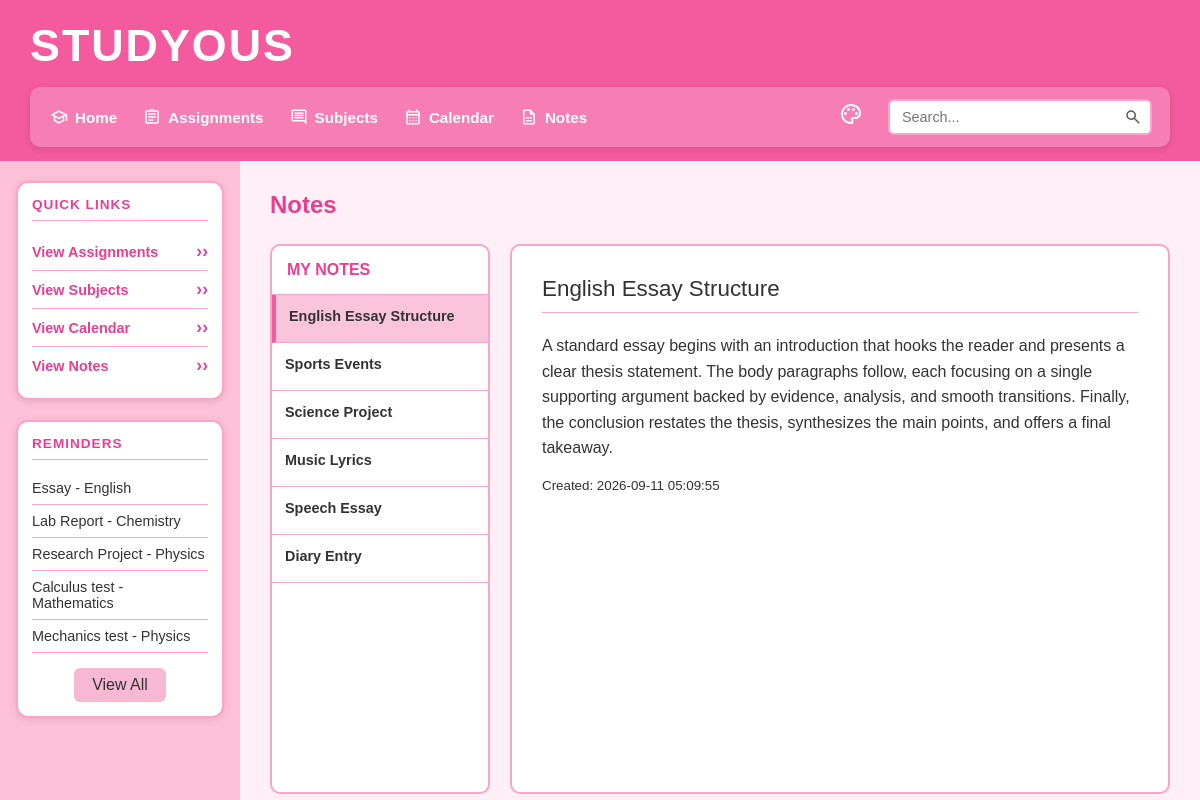
The app's page /notes with its own data.
### tables this page shows
CREATE TABLE assignments (id INTEGER PRIMARY KEY AUTOINCREMENT, subject_id INTEGER REFERENCES subjects (id) NOT NULL, user_id INTEGER REFERENCES users (id) NOT NULL, assignment_name TEXT NOT NULL, due_date TEXT (19) NOT NULL, priority TEXT NOT NULL CHECK ((priority IN ('Low', 'Medium', 'High'))), status TEXT (25) DEFAULT ('Not Started'), notes TEXT, created_at TEXT (19));

CREATE TABLE subjects (id INTEGER PRIMARY KEY AUTOINCREMENT, subject_name TEXT NOT NULL UNIQUE, teacher_name TEXT NOT NULL, room TEXT, credits INTEGER CHECK ((credits > 0)));

CREATE TABLE notes (id INTEGER PRIMARY KEY AUTOINCREMENT, title TEXT NOT NULL, note TEXT, created_at TEXT DEFAULT ((datetime('now', 'localtime'))));

### main.py (the view)
@app.route("/notes")
@app.route("/notes/<int:note_id>")
def notes(note_id=None):
    con = create_connection(DATABASE)
    cur = con.cursor()
    cur.execute("""
        SELECT id, title, note, created_at
        FROM notes
        ORDER BY created_at DESC
    """)
    notes_list = cur.fetchall()
    selected_note = None
    if note_id is not None:
        cur.execute(
            """
            SELECT id, title, note, created_at
            FROM notes
            WHERE id = ?
        """,
            (note_id,),
        )
        selected_note = cur.fetchone()
    elif notes_list:
        selected_note = notes_list[0]
    con.close()
    return render_template(
        "notes.html", notes=notes_list, selected_note=selected_note
    )

### main.py (called while the page is built)
def create_connection(db_file):
    try:
        connection = sqlite3.connect(db_file)
        return connection
    except Error as e:
        print(e)
    return None

def get_reminders():
    query = """
        SELECT assignments.id,
               assignments.assignment_name,
               subjects.subject_name,
               assignments.due_date,
               assignments.priority,
               assignments.status
        FROM assignments
        JOIN subjects
        ON assignments.subject_id = subjects.id
        WHERE assignments.status != 'Completed'
        ORDER BY assignments.due_date ASC
        LIMIT 5
    """
    con = create_connection(DATABASE)
    cur = con.cursor()
    cur.execute(query)
    rows = cur.fetchall()
    con.close()
    return rows

@app.context_processor
def inject_reminders():
    return {"reminders": get_reminders()}

### templates/notes.html
{% extends "base.html" %}
{% block main %}
<h2 class="page-title">Notes</h2>
<div class="notes">
    <div class="notes-list">
        <h3>My Notes</h3>
        {% for note in notes %}
        <a href="/notes/{{ note[0] }}"
           class="note {% if selected_note and selected_note[0] == note[0] %}selected{% endif %}">
            <strong>{{ note[1] }}</strong>
        </a>
        {% endfor %}
    </div>
    <div class="note-content">
        {% if selected_note %}
        <div class="note-paper">
            <h2>{{ selected_note[1] }}</h2>
            <p>{{ selected_note[2] }}</p>
            <small>Created: {{ selected_note[3] }}</small>
        </div>
        {% else %}
        <div class="note-paper">
            <h2>No notes yet</h2>
            <p>You do not have any notes.</p>
        </div>
        {% endif %}
    </div>
</div>
{% endblock %}

### templates/base.html (shortened to what this page needs)
<!DOCTYPE html>
<html lang="en">
<head>
    <link type="text/css" rel="stylesheet" href="/static/css/style.css">
</head>
<body class="theme-{{ request.cookies.get('theme', 'pink') }}">
    <header class="top-header">
        <h1 class="site-title">Studyous</h1>
        <div class="header-row">
            <div class="nav-bar">
                <nav class="main-nav">
                    <ul>
                        <li>
                            <a href="/">
                                <img src="/static/images/home.svg"
                                     alt="Home"
                                     class="nav-icon">
                                Home
                            </a>
                        </li>
                        <li>
                            <a href="/assignments">
                                <img src="/static/images/assignments.svg"
                                     alt="Assignments"
                                     class="nav-icon">
                                Assignments
                            </a>
                        </li>
                        <li>
                            <a href="/subjects">
                                <img src="/static/images/subjects.svg"
                                     alt="Subjects"
                                     class="nav-icon">
                                Subjects
                            </a>
                        </li>
                        <li>
                            <a href="/calendar">
                                <img src="/static/images/calendar.svg"
                                     alt="Calendar"
                                     class="nav-icon">
                                Calendar
                            </a>
                        </li>
                        <li>
                            <a href="/notes">
                                <img src="/static/images/notes.svg"
                                     alt="Notes"
                                     class="nav-icon">
                                Notes
                            </a>
                        </li>
                    </ul>
                </nav>
                <div class="theme-menu">
                    <span class="theme-icon">
                    </span>
                </div>
                <form class="search-form" method="POST" action="/search">
                    <div class="search-box">
                        <input type="text"
                               name="search"
                               id="search"
                               placeholder="Search...">
                    </div>
                </form>
            </div>
        </div>
    </header>
    <div class="body-container">
        <aside class="sidebar">
            <section class="sidebar-box">
                <h2>Quick Links</h2>
                <ul class="quick-links">
                    <li>
                        <a href="/assignments">View Assignments</a>
                    </li>
                    <li>
                        <a href="/subjects">View Subjects</a>
                    </li>
                    <li>
                        <a href="/calendar">View Calendar</a>
                    </li>
                    <li>
                        <a href="/notes">View Notes</a>
                    </li>
                </ul>
            </section>
            <section class="sidebar-box">
                <h2>Reminders</h2>
                <ul class="reminders">
                    {% for reminder in reminders %}
                    <li>
                        <a href="/reminders?id={{ reminder[0] }}">
                            {{ reminder[1] }} - {{ reminder[2] }}
                        </a>
                    </li>
                    {% endfor %}
                    <a href="/reminders" class="view-all-button">
                        View All
                    </a>
                </ul>
            </section>
        </aside>
        <main>
            {% block main %}{% endblock %}
        </main>
    </div>
</body>
</html>

### records on screen
assignments: assignment_name "Essay", subject_name "English"
assignments: assignment_name "Lab Report", subject_name "Chemistry"
assignments: assignment_name "Research Project", subject_name "Physics"
assignments: assignment_name "Calculus test", subject_name "Mathematics"
assignments: assignment_name "Mechanics test", subject_name "Physics"
notes: title "English Essay Structure", note "A standard essay begins with an introduction that hooks the reader and presents a clear thesis statement. The body paragraphs follow, each focusing on a single supporting argument backed by evidence, analysis, and smooth transitions. Finally, the conclusion restates the thesis, synthesizes the main points, and offers a final takeaway.", created_at "2026-09-11 05:09:55"
notes: title "Sports Events"
notes: title "Science Project"
notes: title "Music Lyrics"
notes: title "Speech Essay"
notes: title "Diary Entry"
